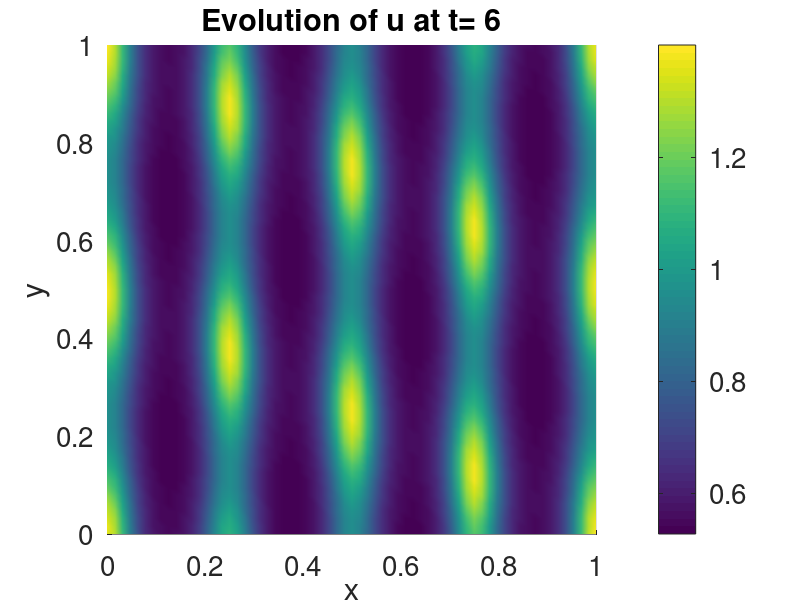

The MATLAB source for this figure:
%% This script solves schnakenberg reaction kinetics on a fixed square.
% Wakil Sarfaraz   30/11/15
clear all; close all; clc;
tic
xmax = 1;
tm = 6;
dt = .05;
M = tm/dt;
eps = 0.2;
du = .0001;
dv = .0005;
a = 0.1;
b = 0.9;
gam = 5;


N =64; 
X = linspace(0,xmax,N+1);
T = linspace(0, tm,M+1); 
[x, y] = meshgrid(X,X); 
                       
x =x(:);  
y =y(:);  
NNODES = (N+1)^2;



% U = ((a+b)+0.2).*ones(NNODES,1);
% V = (b/(a+b)^2+0.2).*ones(NNODES,1);

U = zeros(NNODES,1);
V = zeros(NNODES,1);


  
NTRI = 2*N^2;  
LNODES = zeros(NTRI,3); 
for i = 1:N
    for j = 1: N
        LNODES(i+2*(j-1)*N,1) = i+(j-1)*(N+1);
        LNODES(i+2*(j-1)*N,2) = i+j*(N+1); 
        LNODES(i+2*(j-1)*N,3) = (i+1)+(j-1)*(N+1); 
        
        LNODES(i+N+2*(j-1)*N,1) = i+1+j*(N+1); 
        LNODES(i+N+2*(j-1)*N,2) = (i+1)+(j-1)*(N+1);
        LNODES(i+N+2*(j-1)*N,3) = i+j*(N+1);
                                   
    end
end

for i = 1 : NNODES

    U(i) = a + b +0.02*(cos(2*pi*(x(i)+2*y(i))))+0.1*cos(8*pi*x(i));%+0.1*(cos(6*pi*x(i))*cos(6*pi*y(i)));
    V(i) = b/(a+b)^2;%+0.05*(cos(6*pi*x(i))*cos(6*pi*x(i)));

% U(i) = 0.919145 + 0.0016*cos(5*pi*(x(i)+y(i)))+0.001*(cos(1*pi*x(i))+...
%     cos(2*pi*x(i))+cos(3*pi*x(i))+cos(4*pi*x(i))+cos(5*pi*x(i))+...
%     cos(6*pi*x(i))+cos(7*pi*x(i))+cos(8*pi*x(i)));
% V(i) = 0.937903 + 0.0016*cos(5*pi*(x(i)+y(i)))+0.001*(cos(1*pi*x(i))+...
%     cos(2*pi*x(i))+cos(3*pi*x(i))+cos(4*pi*x(i))+cos(5*pi*x(i))+...
%     cos(6*pi*x(i))+cos(7*pi*x(i))+cos(8*pi*x(i)));

% U(i) = a + b + 0.0016*cos(6*pi*(x(i)+y(i)))+0.01*(cos(1*pi*x(i))+...
%     cos(2*pi*x(i))+cos(3*pi*x(i))+cos(4*pi*x(i))+cos(5*pi*x(i))+...
%     cos(6*pi*x(i))+cos(7*pi*x(i))+cos(8*pi*x(i)));
% V(i) = b/(a+b)^2 + 0.0016*cos(6*pi*(x(i)+y(i)))+0.01*(cos(1*pi*x(i))+...
%     cos(2*pi*x(i))+cos(3*pi*x(i))+cos(4*pi*x(i))+cos(5*pi*x(i))+...
%     cos(6*pi*x(i))+cos(7*pi*x(i))+cos(8*pi*x(i)));

end
SPSM = sparse(NNODES, NNODES);
SPMM = sparse(NNODES, NNODES);
SPC = sparse(NNODES,NNODES);
SPD =sparse (NNODES,NNODES);

A = zeros(NNODES,1);


RHSU = zeros(NNODES,1);         
RHSV = zeros(NNODES,1);

for n = 1: NTRI
    r1 = [x(LNODES(n,1)) y(LNODES(n,1))];
    r2 = [x(LNODES(n,2)) y(LNODES(n,2))];
    r3 = [x(LNODES(n,3)) y(LNODES(n,3))];
    J = [r2(1)-r1(1) r2(2)-r1(2); r3(1)-r1(1) r3(2)-r1(2)]; 
    
    StiffL = (1/(2*det(J)))* [(r2-r3)*(r2-r3)' (r2-r3)*(r3-r1)' (r2-r3)*(r1-r2)';...
           (r2-r3)*(r3-r1)' (r3-r1)*(r3-r1)' (r3-r1)*(r1-r2)';...
           (r2-r3)*(r1-r2)' (r3-r1)*(r1-r2)' (r1-r2)*(r1-r2)'];
       
       ksi = [0 1/2]';
       eta = [0 1/2]';
       
       xx = [(1-ksi(1)-eta(1))*r1(1)+ksi(1)*r2(1)+eta(1)*r3(1) (1-ksi(2)-eta(2))*r1(1)+ksi(2)*r2(1)+eta(2)*r3(1)]';
       yy = [(1-ksi(1)-eta(1))*r1(2)+ksi(1)*r2(2)+eta(1)*r3(2) (1-ksi(2)-eta(2))*r1(2)+ksi(2)*r2(2)+eta(2)*r3(2)]';
       
 MassL = det(J)*[1/12 1/24 1/24; 1/24 1/12 1/24; 1/24 1/24 1/12]; 
 

 CL = det(J)/360*[12*U(LNODES(n,1))*V(LNODES(n,1))+3*(U(LNODES(n,1))*V(LNODES(n,2))+U(LNODES(n,2))*V(LNODES(n,1))+...
     U(LNODES(n,1))*V(LNODES(n,3))+U(LNODES(n,3))*V(LNODES(n,1)))+2*(U(LNODES(n,2))*V(LNODES(n,2))+U(LNODES(n,3))*V(LNODES(n,3)))+...
     U(LNODES(n,2))*V(LNODES(n,3))+U(LNODES(n,3))*V(LNODES(n,2)) 3*(U(LNODES(n,1))*V(LNODES(n,1))+U(LNODES(n,2))*V(LNODES(n,2)))+...
     2*(U(LNODES(n,1))*V(LNODES(n,2))+U(LNODES(n,2))*V(LNODES(n,1)))+V(LNODES(n,3))*(U(LNODES(n,1))+U(LNODES(n,2))+U(LNODES(n,3)))+...
     U(LNODES(n,3))*(V(LNODES(n,1))+V(LNODES(n,2))) 3*(U(LNODES(n,1))*V(LNODES(n,1))+U(LNODES(n,3))*V(LNODES(n,3)))+2*...
     (U(LNODES(n,1))*V(LNODES(n,3))+U(LNODES(n,3))*V(LNODES(n,1)))+V(LNODES(n,2))*(U(LNODES(n,1))+U(LNODES(n,2))+U(LNODES(n,3)))+...
     U(LNODES(n,2))*(V(LNODES(n,1))+V(LNODES(n,3))); 3*(U(LNODES(n,1))*V(LNODES(n,1))+U(LNODES(n,2))*V(LNODES(n,2)))+...
     2*(U(LNODES(n,1))*V(LNODES(n,2))+U(LNODES(n,2))*V(LNODES(n,1)))+V(LNODES(n,3))*(U(LNODES(n,1))+U(LNODES(n,2))+U(LNODES(n,3)))+...
     U(LNODES(n,3))*(V(LNODES(n,1))+V(LNODES(n,2))) 12*U(LNODES(n,2))*V(LNODES(n,2))+3*(U(LNODES(n,1))*V(LNODES(n,2))+U(LNODES(n,2))*V(LNODES(n,1))+...
     U(LNODES(n,2))*V(LNODES(n,3))+U(LNODES(n,3))*V(LNODES(n,2)))+2*(U(LNODES(n,1))*V(LNODES(n,1))+U(LNODES(n,3))*V(LNODES(n,3)))+...
     U(LNODES(n,1))*V(LNODES(n,3))+U(LNODES(n,3))*V(LNODES(n,1)) 3*(U(LNODES(n,2))*V(LNODES(n,2))+U(LNODES(n,3))*V(LNODES(n,3)))+...
     2*(U(LNODES(n,2))*V(LNODES(n,3))+U(LNODES(n,3))*V(LNODES(n,2)))+V(LNODES(n,1))*(U(LNODES(n,1))+U(LNODES(n,2))+U(LNODES(n,3)))+...
     U(LNODES(n,1))*(V(LNODES(n,2))+V(LNODES(n,3))); 3*(U(LNODES(n,1))*V(LNODES(n,1))+U(LNODES(n,3))*V(LNODES(n,3)))+2*...
     (U(LNODES(n,1))*V(LNODES(n,3))+U(LNODES(n,3))*V(LNODES(n,1)))+V(LNODES(n,2))*(U(LNODES(n,1))+U(LNODES(n,2))+U(LNODES(n,3)))+...
     U(LNODES(n,2))*(V(LNODES(n,1))+V(LNODES(n,3))) 3*(U(LNODES(n,2))*V(LNODES(n,2))+U(LNODES(n,3))*V(LNODES(n,3)))+...
     2*(U(LNODES(n,2))*V(LNODES(n,3))+U(LNODES(n,3))*V(LNODES(n,2)))+V(LNODES(n,1))*(U(LNODES(n,1))+U(LNODES(n,2))+U(LNODES(n,3)))+...
     U(LNODES(n,1))*(V(LNODES(n,2))+V(LNODES(n,3))) 12*U(LNODES(n,3))*V(LNODES(n,3))+3*(U(LNODES(n,1))*V(LNODES(n,3))+...
     U(LNODES(n,3))*V(LNODES(n,1))+U(LNODES(n,2))*V(LNODES(n,3))+U(LNODES(n,3))*V(LNODES(n,2)))+2*(U(LNODES(n,1))*V(LNODES(n,1))+...
     U(LNODES(n,2))*V(LNODES(n,2)))+U(LNODES(n,1))*V(LNODES(n,2))+U(LNODES(n,2))*V(LNODES(n,1))];
 

DL = det(J)/360*[12*U(LNODES(n,1))^2+6*(U(LNODES(n,1))*U(LNODES(n,2))+U(LNODES(n,1))*U(LNODES(n,3)))+2*(U(LNODES(n,2))^2+...
    U(LNODES(n,3))^2+U(LNODES(n,2))*U(LNODES(n,3))) 4*U(LNODES(n,1))*U(LNODES(n,2))+3*(U(LNODES(n,1))^2+U(LNODES(n,2))^2)+...
    2*(U(LNODES(n,1))*U(LNODES(n,3))+U(LNODES(n,2))*U(LNODES(n,3)))+U(LNODES(n,3))^2 4*U(LNODES(n,1))*U(LNODES(n,3))+...
    3*(U(LNODES(n,1))^2+U(LNODES(n,3))^2)+2*(U(LNODES(n,1))*U(LNODES(n,2))+U(LNODES(n,2))*U(LNODES(n,3)))+...
    U(LNODES(n,2))^2; 4*U(LNODES(n,1))*U(LNODES(n,2))+3*(U(LNODES(n,1))^2+U(LNODES(n,2))^2)+...
    2*(U(LNODES(n,1))*U(LNODES(n,3))+U(LNODES(n,2))*U(LNODES(n,3)))+U(LNODES(n,3))^2 12*U(LNODES(n,2))^2+...
    6*(U(LNODES(n,1))*U(LNODES(n,2))+U(LNODES(n,2))*U(LNODES(n,3)))+2*(U(LNODES(n,1))^2+U(LNODES(n,3))^2+...
    U(LNODES(n,1))*U(LNODES(n,3))) 4*U(LNODES(n,2))*U(LNODES(n,3))+3*(U(LNODES(n,2))^2+U(LNODES(n,3))^2)+...
    2*(U(LNODES(n,1))*U(LNODES(n,2))+U(LNODES(n,1))*U(LNODES(n,3)))+U(LNODES(n,1))^2; 4*U(LNODES(n,1))*U(LNODES(n,3))+...
    3*(U(LNODES(n,1))^2+U(LNODES(n,3))^2)+2*(U(LNODES(n,1))*U(LNODES(n,2))+U(LNODES(n,2))*U(LNODES(n,3)))+...
    U(LNODES(n,2))^2 4*U(LNODES(n,2))*U(LNODES(n,3))+3*(U(LNODES(n,2))^2+U(LNODES(n,3))^2)+...
    2*(U(LNODES(n,1))*U(LNODES(n,2))+U(LNODES(n,1))*U(LNODES(n,3)))+U(LNODES(n,1))^2 12*U(LNODES(n,3))^2+...
    6*(U(LNODES(n,1))*U(LNODES(n,3))+U(LNODES(n,2))*U(LNODES(n,3)))+2*(U(LNODES(n,1))^2+U(LNODES(n,2))^2+...
    U(LNODES(n,1))*U(LNODES(n,2)))];
    
 
 AL = det(J)/6*[1;1;1];
%  VL = b*det(J)*[1/6;1/6;1/6];
   
   
   
   
       for i = 1 : 3 
           for j = 1:3  
               SPSM(LNODES(n,i),LNODES(n,j)) =SPSM(LNODES(n,i),LNODES(n,j))+ StiffL(i,j);
               SPMM(LNODES(n,i),LNODES(n,j)) =SPMM(LNODES(n,i),LNODES(n,j))+ MassL(i,j);
               SPC(LNODES(n,i),LNODES(n,j)) =  SPC(LNODES(n,i),LNODES(n,j))+ CL(i,j);
               SPD(LNODES(n,i),LNODES(n,j)) =  SPD(LNODES(n,i),LNODES(n,j))+ DL(i,j);
           end
       end
       
       
       for i = 1 : 3
           A(LNODES(n,i)) = A(LNODES(n,i))+AL(i);
       end
           
       
    
       
end
% for i = 1 : NNODES
% %     if (x(i)==0 || x(i)==xmax || y(i)==0 || y(i)==xmax)
% %         U(i) = 0;
% %         V(i) = 0;
% %     else
%     U(i) = a + b ;%+ cos(6*pi*(x(i)))+cos(6*pi*y(i));
%     V(i) = b/(a+b)^2+cos(2*pi*(x(i)))+cos(2*pi*y(i));%+ 0.01*exp((((x(i)-0.5)^2+(y(i)-1/3)^2)));
% %   U(i) = a + b + 0.1*(sin((xmax*pi*x(i)))+sin((xmax*pi*y(i))));
% %   V(i) = b/(a+b)^2;%+0.001*(sin((x(i)+y(i)))); 
% %     end
% end

 TMatrixU =  SPMM+dt*du*SPSM+dt*gam*SPMM-dt*gam*SPC;
 TMatrixV =  SPMM+dt*dv*SPSM+dt*gam*SPD;

% Dirichlet B.C
% for i = 1: NNODES
%     if (x(i)==0 || x(i)==xmax || y(i)==0 || y(i)==xmax)
%         RHSU(i) = 1;
%         RHSV(i) = 1;
%         TMatrixU(i,:) = 0;
%         TMatrixV(i,:) = 0;
%         TMatrixU(i,i) = 1;
%         TMatrixV(i,i) = 1;
%     end
% 
% end

%Neumann B.C
for i = 1 : NTRI
    if(x(LNODES(i,1))==0 || x(LNODES(i,2))==0 ||  x(LNODES(i,3))==0)
        U(LNODES(i,3))=U(LNODES(i,1));
    elseif(x(LNODES(i,1))==xmax || x(LNODES(i,2))==xmax ||  x(LNODES(i,3))==xmax)
        U(LNODES(i,1))=U(LNODES(i,3));
    elseif(y(LNODES(i,1))==0 || y(LNODES(i,2))==0 ||  y(LNODES(i,3))==0)
        U(LNODES(i,2))=U(LNODES(i,1));
    elseif(y(LNODES(i,1))==xmax || y(LNODES(i,2))==xmax ||  y(LNODES(i,3))==xmax)
        U(LNODES(i,1))=U(LNODES(i,2));
    end
end
MatrixU = zeros(length(T),length(U));
MatrixV = zeros(length(T),length(V));
for j = 1:M+1
%     if(T(j)>=tm/23-eps && T(j)<=tm/23+eps)
% %     a = a*T(j);
% %     b = b*exp(-((T(j)-tm/4)^2)/T(j));
% gam = 2.4*gam*T(j);
% %  U = T(j)*U;
% %     gam = 4*T(j)*gam*exp(abs((tm/4-T(j))^2));
%     RHSU = (SPMM-dt*gam*SPMM+dt*gam*SPC)*U+dt*gam*a*A;
%     RHSV = (SPMM-gam*dt*SPD)*V+dt*gam*b*A;
%     U = TMatrixU\RHSU;
%     V = TMatrixV\RHSV;
%     MatrixU(j,:)= U;
%     MatrixV(j,:)= V;
%     elseif(T(j)>=6.5-eps && T(j)<=6.5+eps)
% %     a = a*T(j);
% U = (a+b)*T(j-20)*ones(NNODES,1);
% V = (a+b)*T(j-50)*ones(NNODES,1);
% %     b = b*exp(-((T(j)-tm/4)^2)/T(j));
% % gam = 2.4*gam*T(j);
% %     gam = 4*T(j)*gam*exp(abs((tm/4-T(j))^2));
%     RHSU = (SPMM-dt*gam*SPMM+dt*gam*SPC)*U+dt*gam*a*A;
%     RHSV = (SPMM-gam*dt*SPD)*V+dt*gam*b*A;
%     U = TMatrixU\RHSU;
%     V = TMatrixV\RHSV;
%     MatrixU(j,:)= U;
%     MatrixV(j,:)= V;
%         elseif(T(j)>=20-eps && T(j)<=20+eps)
% %     a = a*T(j);
%     U = T(j-100)*ones(NNODES,1);
%     V = T(j-190)*ones(NNODES,1);
% %     b = b*exp(-((T(j)-tm/4)^2)/T(j));
% % gam = 2.4*gam*T(j);
% %     gam = 4*T(j)*gam*exp(abs((tm/4-T(j))^2));
%     RHSU = (SPMM-dt*gam*SPMM+dt*gam*SPC)*U+dt*gam*a*A;
%     RHSV = (SPMM-gam*dt*SPD)*V+dt*gam*b*A;
%     U = TMatrixU\RHSU;
%     V = TMatrixV\RHSV;
%     MatrixU(j,:)= U;
%     MatrixV(j,:)= V;
% %             elseif(T(j)>=tm/1.2-eps && T(j)<=tm/1.2+eps)
% % %     a = a*T(j);
% % U = (a+b)*ones(NNODES,1);
% % V = (a+b)*ones(NNODES,1);
% % %     b = b*exp(-((T(j)-tm/4)^2)/T(j));
% % % gam = 2.4*gam*T(j);
% % %     gam = 4*T(j)*gam*exp(abs((tm/4-T(j))^2));
% %     RHSU = (SPMM-dt*gam*SPMM+dt*gam*SPC)*U+dt*gam*a*A;
% %     RHSV = (SPMM-gam*dt*SPD)*V+dt*gam*b*A;
% %     U = TMatrixU\RHSU;
% %     V = TMatrixV\RHSV;
% %     MatrixU(j,:)= U;
% %     MatrixV(j,:)= V;
% end
    RHSU = SPMM*U+dt*gam*a*A;
    RHSV = SPMM*V+dt*gam*b*A;
    U = TMatrixU\RHSU;
    V = TMatrixV\RHSV;
    MatrixU(j,:)= U;
    MatrixV(j,:)= V;
 figure(1)
trisurf(LNODES,x,y,1/max(U)*U(:,:)+0.4)
  colorbar
shading interp
xlabel('x','fontsize',20) 
xlim([0 xmax])
ylim([0 xmax])
 view(2)
ylabel('y','fontsize',20)
%zlabel('u & v','fontsize',16)
title(['Evolution of u at t= ',num2str(T(j))],'fontsize',18)
%title(['Evolution of u at t = 4'],'fontsize',18)
axis equal tight



 pause(1e-10) 

end

% 
% figure(1)
% trisurf(LNODES,x,y,1/abs(max(U)-200)*U)
% title('Solution U at t = 10','fontsize',18)
% colorbar
% shading interp
% xlabel('x','fontsize',20) 
% xlim([0 xmax])
% ylim([0 xmax])
% view(2)
% ylabel('y','fontsize',20)
% axis equal tight
%   set(findobj('type','legend'),'fontsize',18)
% set(findobj('type','axes'),'fontsize',18)
 
% 
% figure(1)
% L2U = zeros(length(T),1);
% L2V = zeros(length(T),1);
% 
% for k = 1: length(T)-1
%    
%     L2U(k) = sqrt(sum(abs(MatrixU(k+1,:)-MatrixU(k,:)).^2));(T(k+1)-T(k));
%     L2V(k) = sqrt(sum(abs(MatrixV(k+1,:)-MatrixV(k,:)).^2));(T(k+1)-T(k));
% end
% 
% L2U(length(T))=L2U(length(T)-1);
% L2V(length(T))=L2V(length(T)-1);
% 
% plot(T,1/max(L2U)*L2U,'LineWidth',2,'color','r')
% 
% hold on
% plot(T,1/max(L2V)*L2V,'LineWidth',2,'color','b')
% ylim([0 1.1])
% % xlim([0 9])
set(findobj('type','legend'),'fontsize',20)
set(findobj('type','axes'),'fontsize',20)
%legend('||U^{m+1}-U^m||/\tau','||V^{m+1}-V^m||/\tau')
%legend('Location','northeast')
% % legend('Orientation','horizontal')
% xlabel('Time','fontsize',20)
% ylabel('||\cdot||_L_2','fontsize',20)
% title('Convergence of solutions','fontsize',16)












